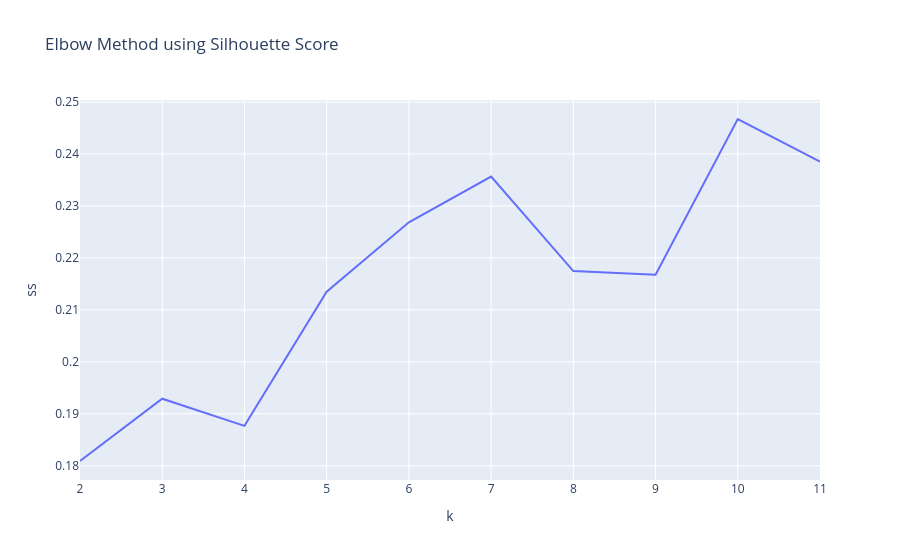

Notebook source saved alongside this figure:
### Markdown cell above
The elbow curve for Model 2 does not show a clearly defined inflection point. A weak bend is observed at k = 7.

### Code cell
# Silhoutte Score for optimal k (Model 2)

ss_2 = []

# Loop over different cluster sizes (k = 2 to 11)
for i in range(2, 12): # silhouette score cannot run for k=1

  # Build pipeline
  km2 = Pipeline([
      ('scaler', StandardScaler()),
      ('kmeans', KMeans(n_clusters=i, random_state=42))
  ])

  # Fit model to data (scaled)
  km2.fit(features_2)

  # Extract cluster labels assigned to each observation
  labels = km2.named_steps['kmeans'].labels_

  # Compute silhouette score
  ss_2.append(silhouette_score(StandardScaler().fit_transform(features_2), labels))

# Store results for visualization
elbow_data_Dem2 = pd.DataFrame({"k": range(2, 12), "ss": ss_2})

# Plot silhouette scores across different k values
fig = px.line(elbow_data_Dem2, x="k", y="ss", title="Elbow Method using Silhouette Score")
fig.show()

# Highest k = 10

### Figure 1 — Plotly figure (JSON) as saved in the notebook; plotly's stock layout.template omitted (floating-point values rounded to 4 significant figures)
{"data": [{"hovertemplate": "k=%{x}<br>ss=%{y}<extra></extra>", "legendgroup": "", "line": {"color": "#636efa", "dash": "solid"}, "marker": {"symbol": "circle"}, "mode": "lines", "name": "", "orientation": "v", "showlegend": false, "type": "scatter", "x": [2, 3, 4, 5, 6, 7, 8, 9, 10, 11], "xaxis": "x", "y": [0.1809, 0.1929, 0.1877, 0.2135, 0.2269, 0.2357, 0.2175, 0.2168, 0.2467, 0.2385], "yaxis": "y"}], "layout": {"legend": {"tracegroupgap": 0}, "title": {"text": "Elbow Method using Silhouette Score"}, "xaxis": {"anchor": "y", "domain": [0, 1], "title": {"text": "k"}}, "yaxis": {"anchor": "x", "domain": [0, 1], "title": {"text": "ss"}}}}
